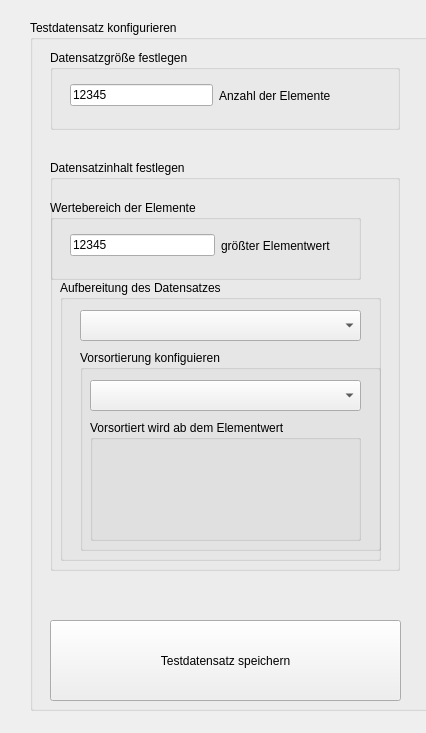
<?xml version="1.0" encoding="UTF-8"?>
<ui version="4.0">
 <class>Form</class>
 <widget class="QWidget" name="Form">
  <property name="geometry">
   <rect>
    <x>0</x>
    <y>0</y>
    <width>426</width>
    <height>733</height>
   </rect>
  </property>
  <property name="windowTitle">
   <string>Form</string>
  </property>
  <widget class="QGroupBox" name="groupBox">
   <property name="geometry">
    <rect>
     <x>30</x>
     <y>20</y>
     <width>401</width>
     <height>691</height>
    </rect>
   </property>
   <property name="title">
    <string>Testdatensatz konfigurieren</string>
   </property>
   <widget class="QGroupBox" name="groupBox_2">
    <property name="geometry">
     <rect>
      <x>20</x>
      <y>30</y>
      <width>350</width>
      <height>80</height>
     </rect>
    </property>
    <property name="title">
     <string>Datensatzgröße festlegen</string>
    </property>
    <widget class="QWidget" name="horizontalLayoutWidget">
     <property name="geometry">
      <rect>
       <x>20</x>
       <y>20</y>
       <width>261</width>
       <height>51</height>
      </rect>
     </property>
     <layout class="QHBoxLayout" name="horizontalLayout">
      <item>
       <widget class="QLineEdit" name="lineEdit">
        <property name="text">
         <string>12345</string>
        </property>
       </widget>
      </item>
      <item>
       <widget class="QLabel" name="label">
        <property name="text">
         <string>Anzahl der Elemente</string>
        </property>
       </widget>
      </item>
     </layout>
    </widget>
   </widget>
   <widget class="QGroupBox" name="groupBox_3">
    <property name="geometry">
     <rect>
      <x>20</x>
      <y>140</y>
      <width>350</width>
      <height>411</height>
     </rect>
    </property>
    <property name="title">
     <string>Datensatzinhalt festlegen</string>
    </property>
    <widget class="QGroupBox" name="groupBox_4">
     <property name="geometry">
      <rect>
       <x>0</x>
       <y>40</y>
       <width>311</width>
       <height>80</height>
      </rect>
     </property>
     <property name="title">
      <string>Wertebereich der Elemente</string>
     </property>
     <widget class="QWidget" name="horizontalLayoutWidget_2">
      <property name="geometry">
       <rect>
        <x>20</x>
        <y>20</y>
        <width>261</width>
        <height>51</height>
       </rect>
      </property>
      <layout class="QHBoxLayout" name="horizontalLayout_2">
       <item>
        <widget class="QLineEdit" name="lineEdit_2">
         <property name="text">
          <string>12345</string>
         </property>
        </widget>
       </item>
       <item>
        <widget class="QLabel" name="label_2">
         <property name="text">
          <string>größter Elementwert</string>
         </property>
        </widget>
       </item>
      </layout>
     </widget>
    </widget>
    <widget class="QGroupBox" name="groupBox_5">
     <property name="geometry">
      <rect>
       <x>10</x>
       <y>120</y>
       <width>321</width>
       <height>281</height>
      </rect>
     </property>
     <property name="title">
      <string>Aufbereitung des Datensatzes</string>
     </property>
     <widget class="QComboBox" name="comboBox_2">
      <property name="geometry">
       <rect>
        <x>20</x>
        <y>30</y>
        <width>281</width>
        <height>31</height>
       </rect>
      </property>
     </widget>
     <widget class="QGroupBox" name="groupBox_6">
      <property name="geometry">
       <rect>
        <x>20</x>
        <y>70</y>
        <width>301</width>
        <height>201</height>
       </rect>
      </property>
      <property name="title">
       <string>Vorsortierung konfiguieren</string>
      </property>
      <widget class="QComboBox" name="comboBox">
       <property name="geometry">
        <rect>
         <x>10</x>
         <y>30</y>
         <width>271</width>
         <height>31</height>
        </rect>
       </property>
      </widget>
      <widget class="QGroupBox" name="groupBox_7">
       <property name="geometry">
        <rect>
         <x>10</x>
         <y>70</y>
         <width>271</width>
         <height>121</height>
        </rect>
       </property>
       <property name="title">
        <string>Vorsortiert wird ab dem Elementwert</string>
       </property>
      </widget>
     </widget>
    </widget>
   </widget>
   <widget class="QPushButton" name="pushButton">
    <property name="geometry">
     <rect>
      <x>20</x>
      <y>600</y>
      <width>351</width>
      <height>81</height>
     </rect>
    </property>
    <property name="text">
     <string>Testdatensatz speichern</string>
    </property>
   </widget>
   <zorder>groupBox_3</zorder>
   <zorder>groupBox_2</zorder>
   <zorder>pushButton</zorder>
  </widget>
 </widget>
 <resources/>
 <connections/>
</ui>
